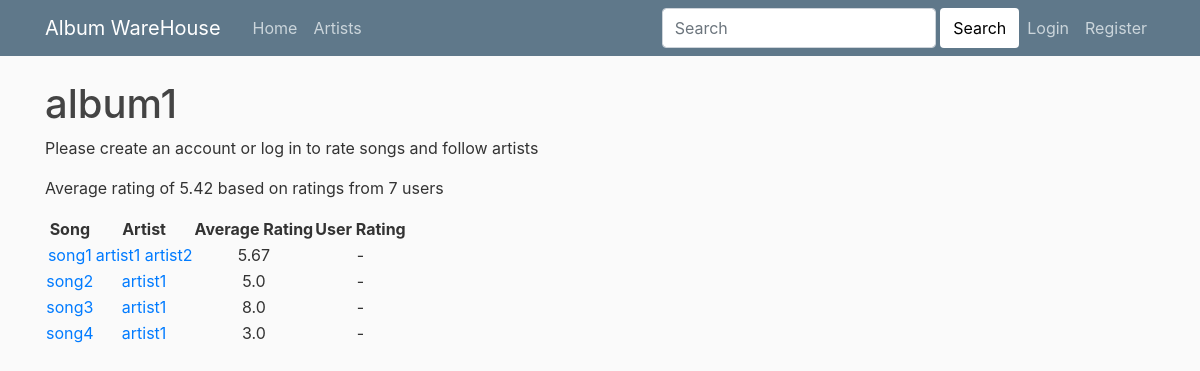
The app's page /warehouse/album/1/ with its own data.
### warehouse/models.py (models this page shows, shortened)
class Album(models.Model):
    name= models.CharField(max_length=200)
    @property
    def average_rating(self):
        songs_in_album= Song.objects.filter(album_id=self.id)
        rating_list = [song.average_rating for song in songs_in_album]
        return round(sum(rating_list)/len(rating_list),2)
    @property
    def rating_count(self):
        songs_in_album= Song.objects.filter(album_id=self.id)
        rating_list_count = len(Rating.objects.filter(song__in= songs_in_album).exclude(rate__exact=0))
        return round(rating_list_count,2)

class Song(models.Model):
    name = models.CharField(max_length=200)
    artist = models.ManyToManyField(Artist)
    album = models.ForeignKey(Album, on_delete=models.CASCADE, related_name='songs')
    @property
    def average_rating(self):
        try:
            return round(self.rating_set.exclude(rate__exact=0).aggregate(Avg('rate'))['rate__avg'],2)
        except:
            return 0

class Artist(models.Model):
    name= models.CharField(max_length=200)
    followers= models.ForeignKey(User, on_delete=models.DO_NOTHING, related_name='following', null=True)
    def __str__(self):
        return self.name

### warehouse/views.py (the view)
# urls.py: path('album/<int:album_id>/', views.ListSongByAlbum, name='listsongbyalbum'),
def ListSongByAlbum(request, album_id):
    album = get_object_or_404(Album, pk=album_id)
    all_song_list = Song.objects.filter(album__id=album_id)
    rating_dict = {}
    signin_msg = ''
    if request.user.is_anonymous == False:
        for song in all_song_list:
            if Rating.objects.filter(song=song, user=request.user).values('rate').first() is not None:
                rating_dict[song] = Rating.objects.filter(song=song, user=request.user).values('rate').first()['rate']
    else:
        for song in all_song_list:
            rating_dict[song] = '-'
        signin_msg = 'Please create an account or log in to rate songs and follow artists'
    context = {'album': album,
    'all_song_list': all_song_list,
    'rating_dict': rating_dict,
    'signin_msg': signin_msg}
    return render(request, 'warehouse/listsongbyalbum.html', context)

### warehouse/templates/warehouse/listsongbyalbum.html
{% extends 'homepage/base.html' %}
{% block content %}
<h1>{{ album.name }}</h1>
<p>{{ signin_msg}} </p>
<p> Average rating of {{album.average_rating}} based on ratings from {{album.rating_count}} users</p>
<table>
  <thead>
    <tr style="text-align: center">
      <th> Song </th>
      <th> Artist </th>
      <th> Average Rating </th>
      <th> User Rating </th>
    </tr>
  </thead>
  <tbody>
      {% for song in all_song_list  %}
        <tr style="text-align: center">
          <td><a href="{% url 'warehouse:SongDetail' song.id %}">{{ song.name }}</a> </td>
          <td>{% for artist in song.artist.all %}
              <a href="{% url 'warehouse:listsongbyartist' artist.id %}">{{artist}}</a>
            {% endfor  %}</td>
          <td>{{song.average_rating}}</td>
          {% for key, value in rating_dict.items %}
            {% if key == song %}
          <td>{{value}}</td>
            {% endif %}
          {% endfor %}
        </tr>
      {% endfor %}
  </tbody>
</table>
{% endblock content%}

### homepage/static/homepage/main.css (style rules this page uses)
body { background: #fafafa; color: #333333; margin-top: 5rem; }
h1, h2, h3, h4, h5, h6 { color: #444444; }

### records on screen
Album: name "album1", average_rating "5.42", rating_count "7"
Song: name "song1", average_rating "5.67", value "-"
Artist: name "artist1"
Artist: name "artist2"
Song: name "song2", average_rating "5.0", value "-"
Song: name "song3", average_rating "8.0", value "-"
Song: name "song4", average_rating "3.0", value "-"

### other values on screen
{{ signin_msg }} "Please create an account or log in to rate songs and follow artists"
